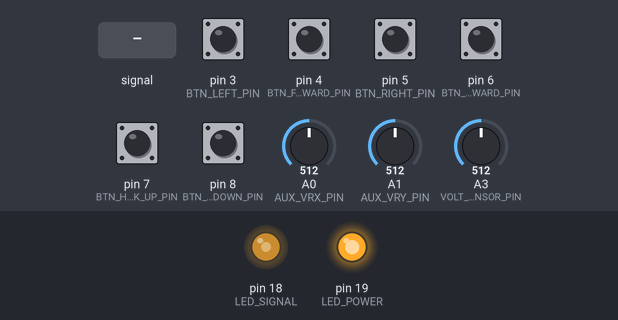
A sketch run on a simulated Arduino Uno, built with avr-gcc and run on an emulated ATmega328P. On the bench: output pins drawn as LEDs (lit = HIGH). The test bench sets the inputs (shaded band); at power-on: pin 3 (BTN_LEFT_PIN), pin 4 (BTN_FORWARD_PIN), pin 5 (BTN_RIGHT_PIN), pin 6 (BTN_BACKWARD_PIN), pin 7 (BTN_HOOK_UP_PIN), pin 8 (BTN_HOOK_DOWN_PIN) HIGH, A0 (AUX_VRX_PIN) = 512, A3 (VOLT_SENSOR_PIN) = 512, A1 (AUX_VRY_PIN) = 512. No radio packets arrive unless stated.

Above: at 3.2 s.
3.3 s: A0 (AUX_VRX_PIN) fed a 200 Hz sine of ±255 counts around its level
6.8 s: A0 (AUX_VRX_PIN) set to 390
At 7.7 s:
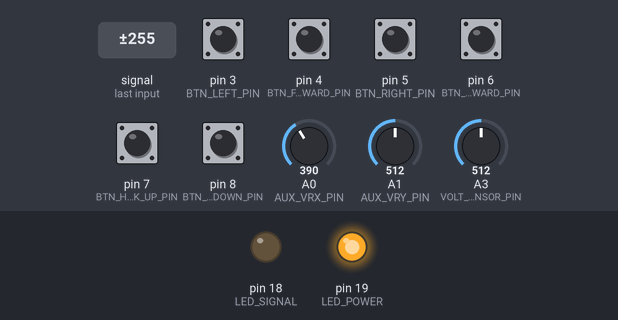
8.3 s: A1 (AUX_VRY_PIN) fed a 2 Hz sine of ±306 counts around its level
11.8 s: A3 (VOLT_SENSOR_PIN) set to 423
15.3 s: A3 (VOLT_SENSOR_PIN) set to 397
At 18.16 s:
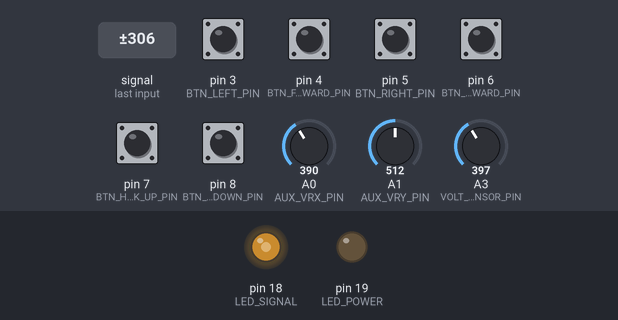
19.8 s: A1 (AUX_VRY_PIN) set to 550
At 20.3 s:
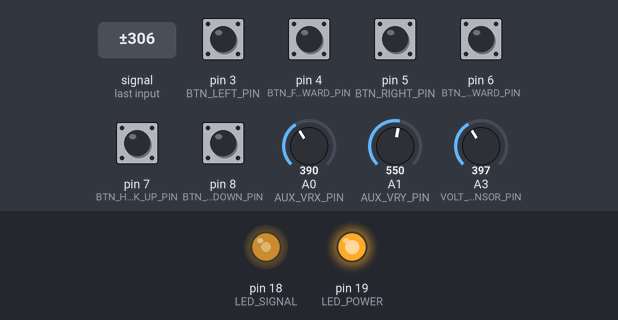
Timing chart, 0 to 24.3 s (numbered marks = the images above; inputs shaded):
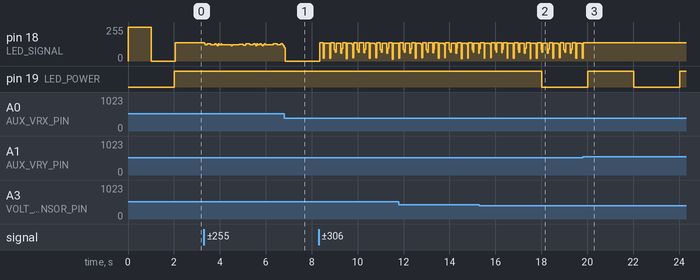

Measured:
- the behaviour switches between 410 and 409 on A3 (VOLT_SENSOR_PIN) (found by bisection; images 1 and 2)
- after the input at 15.3 s, pin 19 (LED_POWER): HIGH → LOW after 2.7 s
- after the input at 19.8 s, pin 18 (LED_SIGNAL): goes on until 19.8 s, then stays 138/255

The sketch:

crane-transmitter.ino
```cpp
/*
Author: Bello  shehu
Title: Crane remote control transmitter
Description: Transmitter circuit using NRF for remote control of mini-crane.
Date: 30/07/2025
*/

#include <SPI.h>
#include <nRF24L01.h>
#include <RF24.h>
#include <ezButton.h>

// --- MAIN JOYSTICK PINS---
#define SW_PIN 2
#define VRX_PIN 1
#define VRY_PIN 0

// --- AUX JOYSTICK PINS---
#define AUX_SW_PIN A2
#define AUX_VRX_PIN A0
#define AUX_VRY_PIN A1

// --- BUTTON PINS ---
#define BTN_LEFT_PIN 3 // sw1
#define BTN_FORWARD_PIN 4 // sw2
#define BTN_RIGHT_PIN 5 // sw3
#define BTN_BACKWARD_PIN 6 // sw4
#define BTN_HOOK_UP_PIN 7 // sw5
#define BTN_HOOK_DOWN_PIN 8 // sw6

// --- NRF MODULE ---
#define NRF_MISO_PIN 12
#define NRF_MOSI_PIN 11
#define NRF_SCK_PIN 13
#define NRF_CSN_PIN 10
#define NRF_CE_PIN 9

// --- LED PINS
#define LED_SIGNAL 18
#define LED_POWER 19

// --- VOLTAGE SEBNSOR
#define VOLT_SENSOR_PIN A3
// Floats for ADC voltage & Input voltage
float adc_voltage = 0.0;
// Floats for resistor values in divider (in ohms)
float R1 = 30000.0;
float R2 = 7500.0;
// Float for Reference Voltage
float ref_voltage = 5.0;
// Integer for ADC value
int adc_value = 0;

// JOYSTICK THRESHOLDS
/*

          0
          |
          |
  0 ---- 512 ---- 1024
          |
          |
         1024

*/

#define LEFT_THRESHOLD 400 // anything less 400 is condsidered left
#define RIGHT_THRESHOLD 540 // anything 500 or higher is considered right
#define UP_THRESHOLD 400 // anything 400 or more
#define DOWN_THRESHOLD 300 // anything 300 or less is down

// BUTTONS
ezButton btnLeft(BTN_LEFT_PIN);
ezButton btnForward(BTN_FORWARD_PIN);
ezButton btnRight(BTN_RIGHT_PIN);
ezButton btnBackward(BTN_BACKWARD_PIN);
ezButton btnHookUp(BTN_HOOK_UP_PIN);
ezButton btnHookDown(BTN_HOOK_DOWN_PIN);

RF24 radio(NRF_CE_PIN, NRF_CSN_PIN);
const byte address[6] = "00011";

unsigned long lastTimeVoltageReading = 0;
byte ledState = LOW;

struct Data_package {
  byte left = 0;         // turns the vehicle to left
  byte right = 0;        // turns the vehicle to right
  byte forward = 1;      // moves the whole crane forward
  byte backward = 0;     // moves the whole crane backward
  byte up = 1;           // moves the crane up
  byte down = 0;         // moves the crane down
  byte rotateLeft = 0;   // rotates the crane right to left
  byte rotateRight = 1;  // rotates the crane left to right
  byte hookUp = 0;       // moves the hoot up
  byte hookDown = 0;     // moves the hook down
};

int boomYValue, boomXValue = 0;
Data_package data;  // Create a variable with the above structure
void toggleSignalLED(byte state = LOW);

void setup() {
  radio.begin();
  radio.openWritingPipe(address);
  radio.setPALevel(RF24_PA_MIN);
  radio.stopListening();
  // Serial.begin(9600);
  pinMode(LED_SIGNAL, OUTPUT);
  pinMode(LED_POWER, OUTPUT);

  digitalWrite(LED_SIGNAL, HIGH);
  digitalWrite(LED_SIGNAL, HIGH);
  delay(1000);
  digitalWrite(LED_SIGNAL, LOW);
  digitalWrite(LED_SIGNAL, LOW);
  delay(1000);
}

void loop() {
  // listen button presss
  btnLeft.loop();
  btnForward.loop();
  btnRight.loop();
  btnBackward.loop();
  btnHookUp.loop();
  btnHookDown.loop();

  if(btnLeft.isPressed()){
    data.up = 0;
    data.down = 0;
    data.rotateLeft = 0;
    data.rotateRight = 0;
    data.left = 1;
    data.right = 0;
    data.backward = 0;
    data.forward = 0;
    data.hookUp = 0;
    data.hookDown = 0;
    toggleSignalLED(HIGH);
    radio.write(&data, sizeof(Data_package));

  }
  if(btnRight.isPressed()){
    data.up = 0;
    data.down = 0;
    data.rotateLeft = 0;
    data.rotateRight = 0;
    data.right = 1;
    data.left = 0;
    data.backward = 0;
    data.forward = 0;
    data.hookUp = 0;
    data.hookDown = 0;
    toggleSignalLED(HIGH);
    radio.write(&data, sizeof(Data_package));

  }
  if(btnForward.isPressed()){
    data.up = 0;
    data.down = 0;
    data.rotateLeft = 0;
    data.rotateRight = 0;
    data.forward = 1;
    data.left = 0;
    data.right = 0;
    data.backward = 0;
    data.hookUp = 0;
    data.hookDown = 0;
    toggleSignalLED(HIGH);
    radio.write(&data, sizeof(Data_package));

  }
  if(btnBackward.isPressed()){
    data.up = 0;
    data.down = 0;
    data.rotateLeft = 0;
    data.rotateRight = 0;
    data.backward = 1;
    data.left = 0;
    data.right = 0;
    data.forward = 0;
    data.hookUp = 0;
    data.hookDown = 0;
    toggleSignalLED(HIGH);
    radio.write(&data, sizeof(Data_package));

  }
  if(btnHookUp.isPressed()){
    data.up = 0;
    data.down = 0;
    data.rotateLeft = 0;
    data.rotateRight = 0;
    data.hookUp = 1;
    data.hookDown = 0;
    data.backward = 0;
    data.left = 0;
    data.right = 0;
    data.forward = 0;
    radio.write(&data, sizeof(Data_package));
  }
  if(btnHookDown.isPressed()){
    data.up = 0;
    data.down = 0;
    data.rotateLeft = 0;
    data.rotateRight = 0;
    data.hookDown = 1;
    data.hookUp = 0;
    data.backward = 0;
    data.left = 0;
    data.right = 0;
    data.forward = 0;
    toggleSignalLED(HIGH);
    radio.write(&data, sizeof(Data_package));
  }

  boomYValue = analogRead(AUX_VRX_PIN);
  boomXValue = analogRead(AUX_VRY_PIN);
  // Serial.println("yValue:"+ String(boomYValue));
  // Serial.println("xValue:"+ String(boomXValue));

  // check left/right press
  if (boomYValue >= UP_THRESHOLD) {
   // Serial.println("Boom up");
    data.up = 1;
    data.down = 0;
    data.rotateLeft = 0;
    data.rotateRight = 0;
    data.hookDown = 0;
    data.hookUp = 0;
    data.backward = 0;
    data.left = 0;
    data.right = 0;
    data.forward = 0;
    toggleSignalLED(HIGH);
    radio.write(&data, sizeof(Data_package));

  } else if (boomYValue <= DOWN_THRESHOLD) {
   //Serial.println("boom down ");
    data.down = 1;
    data.up = 0;
    data.rotateLeft = 0;
    data.rotateRight = 0;
    data.hookDown = 0;
    data.hookUp = 0;
    data.backward = 0;
    data.left = 0;
    data.right = 0;
    data.forward = 0;
    toggleSignalLED(HIGH);
    radio.write(&data, sizeof(Data_package));
  }

  // check up/donw press
  if (boomXValue <= LEFT_THRESHOLD) {
   //Serial.println("boom left");
    data.down = 0;
    data.up = 0;
    data.rotateLeft = 1;
    data.rotateRight = 0;
    data.hookDown = 0;
    data.hookUp = 0;
    data.backward = 0;
    data.left = 0;
    data.right = 0;
    data.forward = 0;
    toggleSignalLED(HIGH);
    radio.write(&data, sizeof(Data_package));
  } else if (boomXValue >= RIGHT_THRESHOLD) {
   // Serial.println("boom right");
    data.down = 0;
    data.up = 0;
    data.rotateLeft = 0;
    data.rotateRight = 1;
    data.hookDown = 0;
    data.hookUp = 0;
    data.backward = 0;
    data.left = 0;
    data.right = 0;
    data.forward = 0;
    toggleSignalLED(HIGH);
    radio.write(&data, sizeof(Data_package));
  }

  // Send the whole data from the structure to the receiver
  // radio.write(&data, sizeof(Data_package));

  // reset all values:
  data.down = 0;
  data.up = 0;
  data.rotateLeft = 0;
  data.rotateRight = 0;
  data.hookDown = 0;
  data.hookUp = 0;
  data.backward = 0;
  data.left = 0;
  data.right = 0;
  data.forward = 0;
  toggleSignalLED(LOW);
  scanBatteryVoltage();
  delay(1);
}

void toggleSignalLED(byte state=LOW){
  digitalWrite(LED_SIGNAL, state);
}

void togglePowerLED( byte state=LOW){
  digitalWrite(LED_POWER, state);
}

float getVoltage(){
  float adc_value = analogRead(VOLT_SENSOR_PIN);
  // Determine voltage at ADC input
  adc_voltage  = (adc_value * ref_voltage) / 1024.0;
  // Calculate voltage at divider input
  float voltage = adc_voltage*(R1+R2)/R2;
  return voltage;
}

void scanBatteryVoltage(){
  if(millis() - lastTimeVoltageReading > 2000){
    float volt = getVoltage();
    if(volt < 10){
      // turn blink RED LED when less 10v
      if(ledState){
        togglePowerLED(LOW);
      }else{
        togglePowerLED(HIGH);
      }
      ledState = !ledState;
    }else {
      // turn LED
      togglePowerLED(HIGH);
    }
    lastTimeVoltageReading = millis();
   //Serial.println(volt);
  }
}
```
